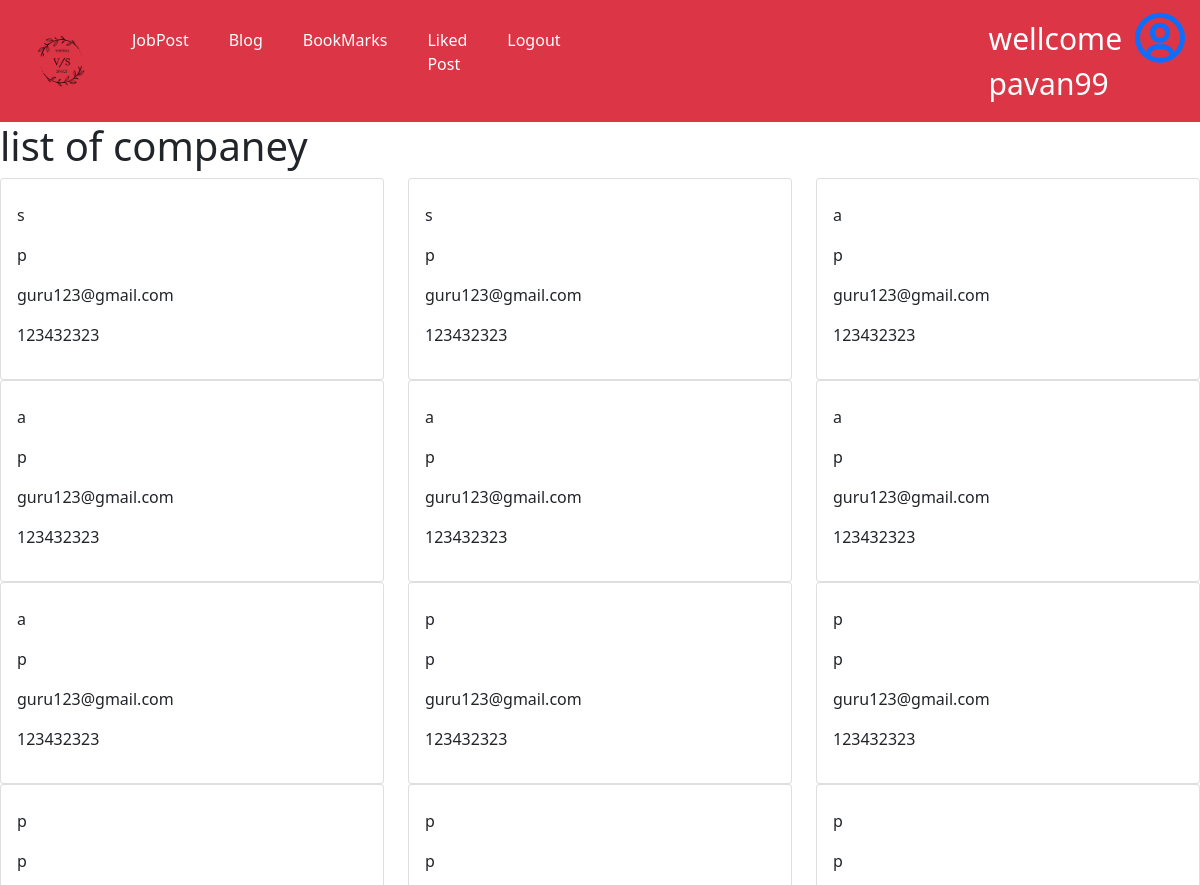
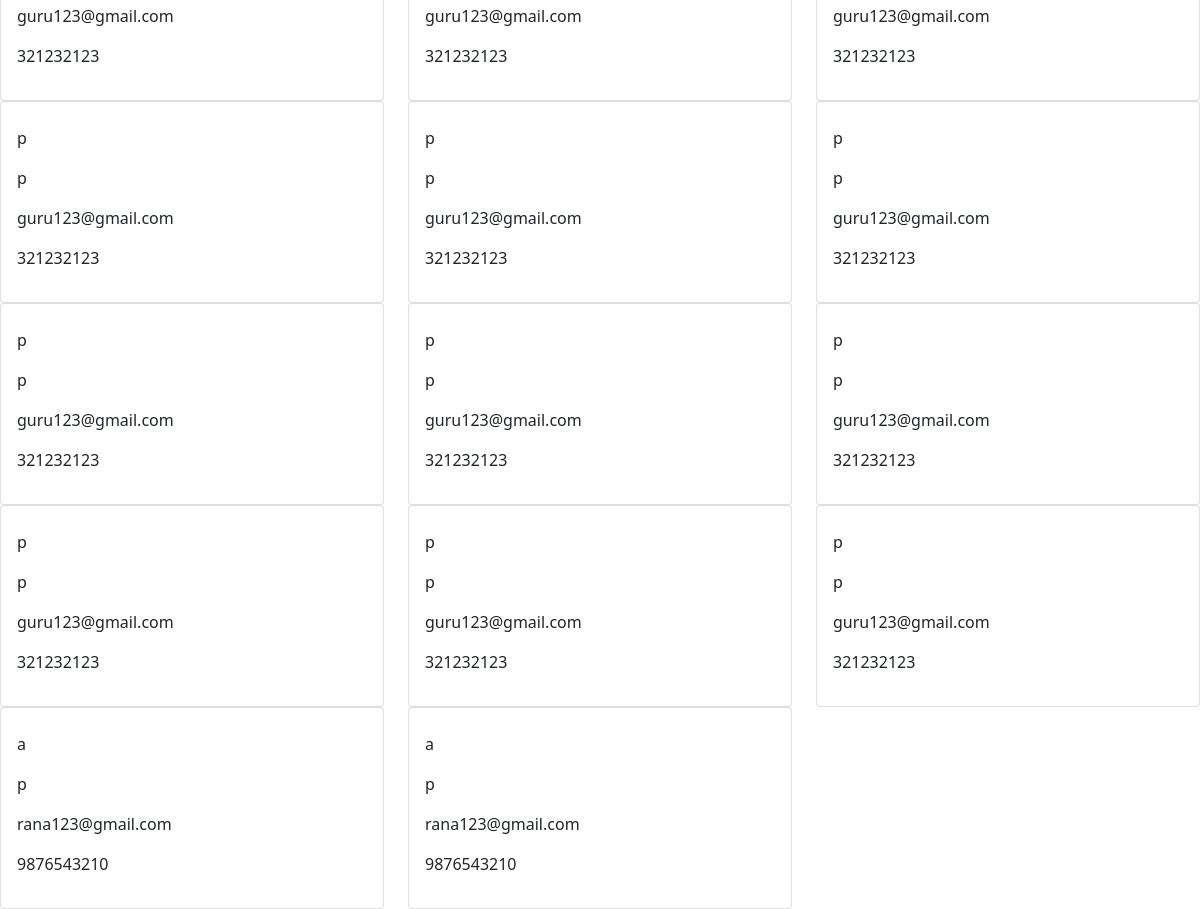
Screenshot of /jabpost/ (signed in) with the database file from the repository (2 pictures, top to bottom).
### jobpostapp/models.py (models this page shows)
class apply(models.Model):
    first_name = models.CharField(max_length=100)
    last_name = models.CharField(max_length=100)
    email_id = models.EmailField()
    phone_no = models.BigIntegerField()

### myapp1/views.py (the view)
# urls.py: path("jabpost/",views.job_posts,name='jobpost'),
def job_posts(request):
    rana = apply.objects.all()
    print(rana)
    return render(request,"profile/job_post.html",{'rana':rana})

### templates/profile/job_post.html (shortened to what this page needs)
{% extends 'base.html' %}
{% block content %}
<div class="content">
    <div class="jumbotron">
        <h1>list of companey</h1>
        <div class="row">
                {% for i in rana %}
                    <div class="col-md-4">
                        <div class="card card-body">
                            <p>{{ i.first_name }}</p>
                            <p>{{ i.last_name }}</p>
                            <p>{{ i.email_id }}</p>
                            <p>{{ i.phone_no }}</p>
                        </div>
                    </div>
                {% endfor %}
        </div>
    </div>
</div>
{% endblock %}

### templates/base.html (shortened to what this page needs)
<!DOCTYPE html>
{% load static %}
<html lang="en">
<head>
</head>
<link href="https://cdn.jsdelivr.net/npm/bootstrap@5.0.2/dist/css/bootstrap.min.css" rel="stylesheet">
<link href='https://unpkg.com/boxicons@2.1.4/css/boxicons.min.css' rel='stylesheet'>
<link rel="stylesheet" href="https://cdnjs.cloudflare.com/ajax/libs/font-awesome/4.7.0/css/font-awesome.min.css">
<body>
</html><nav class="navbar navbar-expand-lg navbar-dark bg-danger">
    <div class="container-fluid">
      <a href="{% url 'homepro' %}"><img src="{% static 'images/logo.png' %}" alt="" style="height: 100px; width: 100px;"></a>
      <div class="collapse navbar-collapse" id="navbarSupportedContent">
        <ul class="navbar-nav me-auto mb-2 mb-lg-0">
          {% if user.is_authenticated %}
          <li class="nav-item" >
            <a class="nav-link active" aria-current="page" href="{% url 'job' %}" style="margin: 12px;">JobPost</a>
          </li>
          <li class="nav-item">
            <a class="nav-link active" aria-current="page" href="{% url 'blog' %}" style="margin: 12px;">Blog</a>
          </li>
          <li class="nav-item" >
            <a class="nav-link active" aria-current="page" href="{% url 'bookmarks' %}" style="margin: 12px;">BookMarks</a>
          </li>
          <li class="nav-item" >
            <a class="nav-link active" aria-current="page" href="{% url 'liked' %}" style="margin: 12px;">Liked Post</a>
          </li>
          <li class="nav-item">
          <a class="nav-link active" aria-current="page" href="{% url 'user_logout' %}" style="margin: 12px;">Logout</a>
          </li>
          <li class="nav-item" style="margin-left: 400px;">
            <a class="nav-link active" aria-current="page" href="#" style="font-size: 30px;">wellcome  {{request.user.username}}</a>
          </li>
          <li class="nav-item">
            <a href="{% url 'profil' %}"><i class='bx bx-user-circle' style="font-size: 60px;"></i></a>
          </li>
          {% else %}
          <li class="nav-item">
            <a class="nav-link active" aria-current="page" href="{% url 'register' %}">Register</a>
          </li>
          <li class="nav-item">
            <a class="nav-link active" aria-current="page" href="{% url 'user_login' %}">Login</a>
          {% endif %}
      </div>
    </div>
  </nav>
  {% block content %}
  {% endblock %}
</body>

### rows the page displays
apply: first_name "s", last_name "p", email_id "guru123@gmail.com", phone_no "123432323"
apply: first_name "s", last_name "p", email_id "guru123@gmail.com", phone_no "123432323"
apply: first_name "a", last_name "p", email_id "guru123@gmail.com", phone_no "123432323"
apply: first_name "a", last_name "p", email_id "guru123@gmail.com", phone_no "123432323"
apply: first_name "a", last_name "p", email_id "guru123@gmail.com", phone_no "123432323"
apply: first_name "a", last_name "p", email_id "guru123@gmail.com", phone_no "123432323"
apply: first_name "a", last_name "p", email_id "guru123@gmail.com", phone_no "123432323"
apply: first_name "p", last_name "p", email_id "guru123@gmail.com", phone_no "123432323"
apply: first_name "p", last_name "p", email_id "guru123@gmail.com", phone_no "123432323"
apply: first_name "p", last_name "p", email_id "guru123@gmail.com", phone_no "321232123"
apply: first_name "p", last_name "p", email_id "guru123@gmail.com", phone_no "321232123"
apply: first_name "p", last_name "p", email_id "guru123@gmail.com", phone_no "321232123"
apply: first_name "p", last_name "p", email_id "guru123@gmail.com", phone_no "321232123"
apply: first_name "p", last_name "p", email_id "guru123@gmail.com", phone_no "321232123"
apply: first_name "p", last_name "p", email_id "guru123@gmail.com", phone_no "321232123"
apply: first_name "p", last_name "p", email_id "guru123@gmail.com", phone_no "321232123"
apply: first_name "p", last_name "p", email_id "guru123@gmail.com", phone_no "321232123"
apply: first_name "p", last_name "p", email_id "guru123@gmail.com", phone_no "321232123"
apply: first_name "p", last_name "p", email_id "guru123@gmail.com", phone_no "321232123"
apply: first_name "p", last_name "p", email_id "guru123@gmail.com", phone_no "321232123"
apply: first_name "p", last_name "p", email_id "guru123@gmail.com", phone_no "321232123"
apply: first_name "a", last_name "p", email_id "rana123@gmail.com", phone_no "9876543210"
apply: first_name "a", last_name "p", email_id "rana123@gmail.com", phone_no "9876543210"

### other values shown
{{ request.user.username }} "pavan99"
